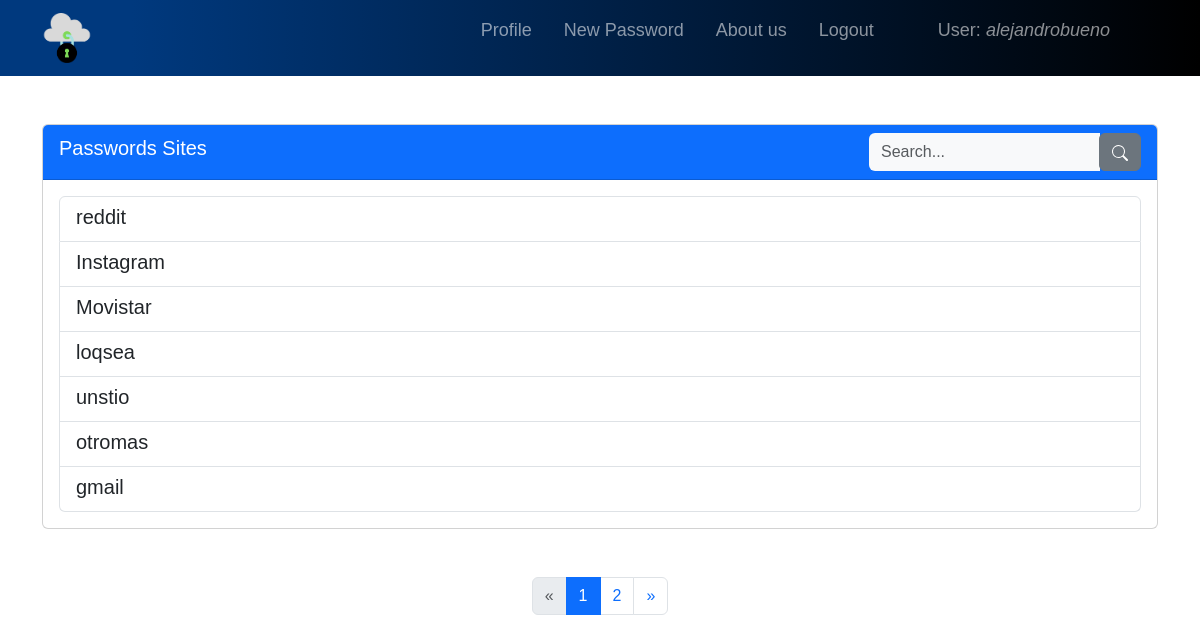
Page /home (signed in) on the committed database.
### core/models.py (models this page shows, shortened)
class Site(models.Model):
    user = models.ForeignKey(User, on_delete=models.CASCADE)
    website_name = models.CharField(max_length=50)
    website_link = models.CharField(max_length=200, null=True, blank=True)
    website_username = models.CharField(max_length=50)
    website_password = models.CharField(max_length=50)
    website_notes = models.CharField(max_length=200, null=True, blank=True)
    created = models.DateTimeField(auto_now_add=True)
    last_modified = models.DateTimeField(auto_now=True)
    class Meta:
        ordering = ['created']

### core/views.py (the view, shortened to what this page needs)
# urls.py: path('home', HomeListView.as_view(), name='home'),
@method_decorator(login_required, name='dispatch')
class HomeListView(ListView):
    model = Site
    paginate_by = 7
    template_name = 'core/home.html'
    context_object_name = 'sites'
    def get_queryset(self):
        user = self.request.user
        queryset = Site.objects.filter(user=user)
        return queryset

### core/templates/core/home.html (shortened to what this page needs)
{% extends 'core/base.html' %}
{% block content %}
{% if user.is_authenticated %}
  {% if sites %}
    <div class="container my-5">
    <div class="card">
        <div class="card-header bg-primary text-white d-flex justify-content-between align-items-center">
            <div>
            <h5 class="card-title">Passwords Sites</h5>
            </div>
      <form class="form-inline navbar-search" method="POST">
        <div class="input-group">
          <input type="text" class="form-control bg-light border-0 small" placeholder="Search..." name="search" value="{{ request.POST.search }}">
          <div class="input-group-append">
            <button class="btn btn-secondary" type="submit">
              <svg xmlns="http://www.w3.org/2000/svg" width="16" height="16" fill="currentColor" class="bi bi-search" viewBox="0 0 16 16">
              <path d="M11.742 10.344a6.5 6.5 0 1 0-1.397 1.398h-.001q.044.06.098.115l3.85 3.85a1 1 0 0 0 1.415-1.414l-3.85-3.85a1 1 0 0 0-.115-.1zM12 6.5a5.5 5.5 0 1 1-11 0 5.5 5.5 0 0 1 11 0"/>
                </svg>
            </button>
          </div>
        </div>
      </form>
        </div>
        <div class="card-body">
            <div class="list-group">
                {% for site in sites %}
                <a href="{% url 'site' site.id %}" class="list-group-item list-group-item-action">
                    <div class="d-flex w-100 justify-content-between">
                        <h5 class="mb-1">{{ site.website_name }}</h5>
                    </div>
                </a>
                {% endfor %}
            </div>
        </div>
    </div>
</div>
{% if is_paginated %}
  <nav aria-label="Page navigation">
    <ul class="pagination justify-content-center">
      {% if page_obj.has_previous %}
        <li class="page-item ">
          <a class="page-link" href="?page={{ page_obj.previous_page_number }}">&laquo;</a>
        </li>
      {% else %}
        <li class="page-item disabled">
          <a class="page-link" href="#" tabindex="-1">&laquo;</a>
        </li>
      {% endif %}
      {% for i in paginator.page_range %}
        <li class="page-item {% if page_obj.number == i %}active{% endif %}">
          <a class="page-link" href="?page={{ i }}">{{ i }}</a>
        </li>
      {% endfor %}
      {% if page_obj.has_next %}
        <li class="page-item ">
          <a class="page-link" href="?page={{ page_obj.next_page_number }}">&raquo;</a>
        </li>
      {% else %}
        <li class="page-item disabled">
          <a class="page-link" href="#" tabindex="-1">&raquo;</a>
        </li>
      {% endif %}
    </ul>
  </nav>
{% endif %}
  {% else %}
    <div class="container mt-5">
      <a href="{% url 'add' %}" class="btn btn-primary">Store your first password</a>
    </div>
  {% endif %}
{% else %}
<script>
      window.location.href = "{% url 'login' %}";
</script>
{% endif %}
{% endblock %}

### core/templates/core/base.html (shortened to what this page needs)
<!DOCTYPE html>
<html lang="en">
<head>
  {% load static %}
  <link href="https://cdn.jsdelivr.net/npm/bootstrap@5.3.3/dist/css/bootstrap.min.css" rel="stylesheet">
</head>
<body style="font-family: Verdana, Arial, sans-serif;">
  <nav class="navbar navbar-expand-lg navbar-dark bg-dark nav-menu">
    <div class="container">
      <a class="navbar-brand" href="{% url 'home' %}">
        <img src="{% static 'core/images/Password_Manager.png'%}" alt="Logo">
      </a>
      <div class="collapse navbar-collapse" id="navbarNav">
        <ul class="navbar-nav ms-auto">
          {% if not request.user.is_authenticated %}
          <li class="nav-item mx-2">
            <a class="nav-link" href="{% url 'login' %}">Login</a>
          </li>
          <li class="nav-item mx-2">
            <a class="nav-link" href="{% url 'signup' %}">Register</a>
          </li>
          <li class="nav-item mx-2">
            <a class="nav-link" href="{% url 'about' %}">About us</a>
          </li>
          {% else %}
          <li class="nav-item mx-2">
            <a class="nav-link" href="{% url 'profile' %}">Profile</a>
          </li>
          <li class="nav-item mx-2">
            <a class="nav-link" href="{% url 'add' %}">New Password</a>
          </li>
           <li class="nav-item mx-2">
            <a class="nav-link" href="{% url 'about' %}">About us</a>
          </li>
          <li class="nav-item mx-2">
            <form action="{% url 'logout' %}" method="post">
            <button type="submit" class="nav-link">Logout</button>
          </form>
          </li>
          <li class="nav-item mx-5">
            <p class="navbar-text">User: <i>{{ request.user.username }}</i></p>
          </li>
          {% endif %}
        </ul>
      </div>
    </div>
  </nav>
  {% block content %}{% endblock %}
</body>
</html>

### core/templates/core/base.html (style rules this page uses)
.navbar-brand img { max-height: 50px; }
ul { list-style-type: none; font-size: 18px; }
p { font-size: 18px; }
.nav-menu { background: rgb(0,57,126); background: linear-gradient(90deg, rgba(0,57,126,1) 11%, rgba(0,0,0,1) 100%); }

### rows in the picture
Site: website_name "reddit"
Site: website_name "Instagram"
Site: website_name "Movistar"
Site: website_name "loqsea"
Site: website_name "unstio"
Site: website_name "otromas"
Site: website_name "gmail"

### other values in the picture
{{ request.user.username }} "alejandrobueno"
{{ i }} "1" "2"
